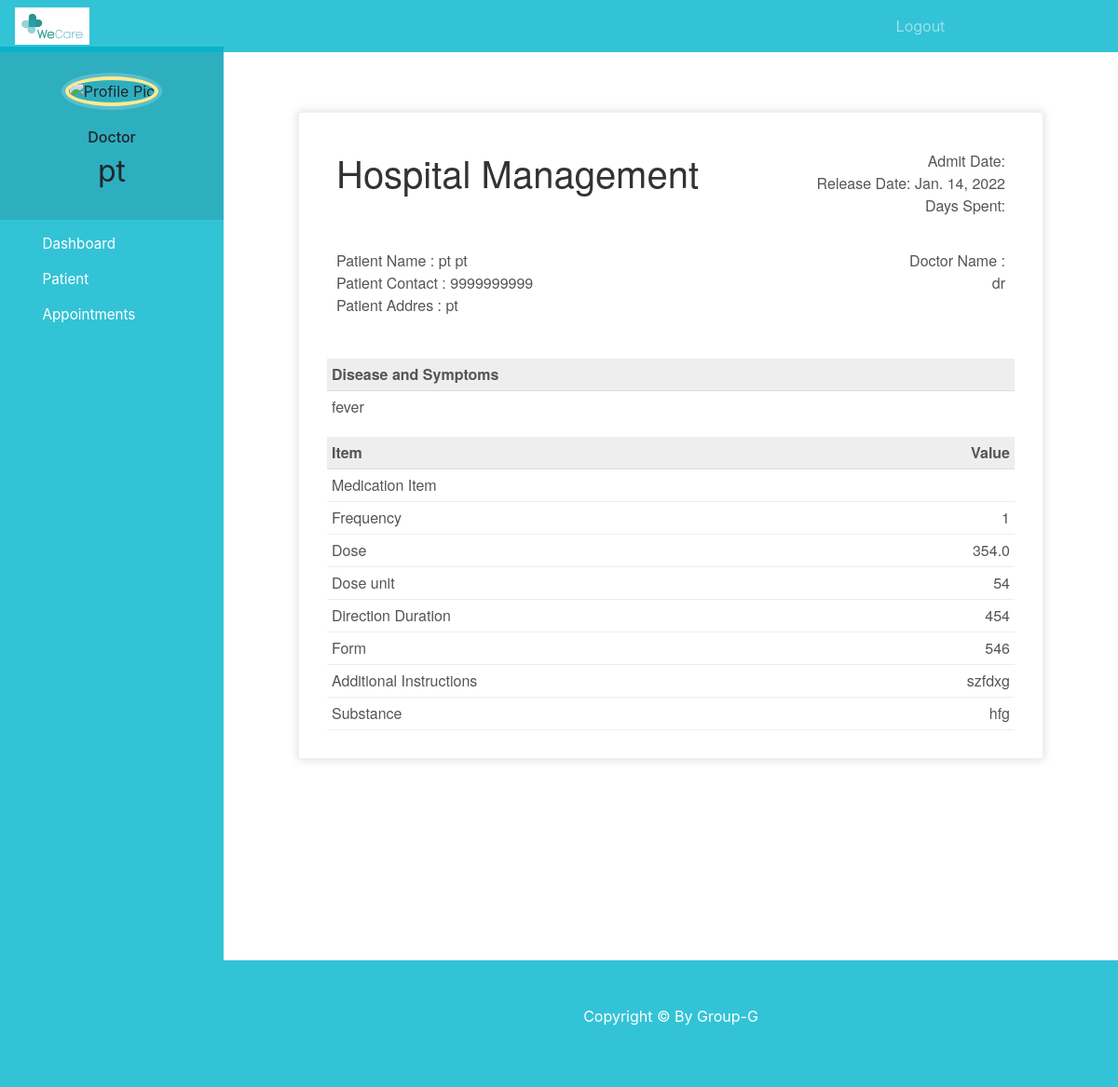
/patient-prescription (signed in), run on the app's committed database.
### hospital/models.py (models this page shows, shortened)
class Patient(models.Model):
    user = models.OneToOneField(User, on_delete=models.CASCADE)
    profile_pic = models.ImageField(
        upload_to='profile_pic/PatientProfilePic/', null=True, blank=True)
    address = models.CharField(max_length=40)
    mobile = models.CharField(max_length=20, null=False)
    symptoms = models.CharField(max_length=100, null=False)
    assignedDoctorId = models.PositiveIntegerField(null=True)
    allergy_substance = models.CharField(max_length=100)
    allergy_criticality = models.CharField(
        max_length=20, choices=criticality, default='low')
    problems_list = models.CharField(max_length=100, null=False)
    immunization = models.CharField(max_length=100, null=False)
    history_procedure = models.CharField(max_length=100, null=False)
    diagnostic_results = models.FileField(
        upload_to='patient_document/', null=True, blank=True)
    past_history_of_illness = models.CharField(max_length=100, null=False)
    @property
    def get_name(self):
        return self.user.first_name+" "+self.user.last_name

class PatientPrescriptionDetails(models.Model):
    patientId=models.PositiveIntegerField(null=True)
    medicationItem=models.CharField(max_length=100)
    frequency=models.PositiveIntegerField(null=False)
    dose=models.FloatField(null=False)
    doseUnit=models.CharField(max_length=100)
    directionDuration=models.PositiveIntegerField(null=False)
    form=models.CharField(max_length=100)
    additionalInstruc=models.CharField(max_length=400)
    substance=models.CharField(max_length=100)

### hospital/views.py (the view)
# urls.py: path('patient-prescription', views.patient_prescription_view,name='patient-prescription'),
@login_required(login_url='patientlogin')
@user_passes_test(is_patient)
def patient_prescription_view(request):
    patient=models.Patient.objects.get(user_id=request.user.id)
    pDD=models.PatientPrescriptionDetails.objects.get(patientId=patient.id)
    assignedDoctor = models.User.objects.all().filter(id=patient.assignedDoctorId)
    patientDict=None
    if pDD:
        patientDict ={
        'patientId': patient.id,
        'name': patient.get_name,
        'mobile': patient.mobile,
        'address': patient.address,
        'symptoms': patient.symptoms,
        'todayDate': date.today(),
        'assignedDoctorName': assignedDoctor[0].first_name,
        'medicationItem' : pDD.medicationItem,
        'frequency' : pDD.frequency,
        'dose' : pDD.dose,
        'doseUnit' : pDD.doseUnit,
        'directionDuration' : pDD.directionDuration,
        'form' : pDD.form,
        'additionalInstruc' : pDD.additionalInstruc,
        'substance' : pDD.substance
        }
        print(patientDict)
    else:
        patientDict={
            'patient':patient,
            'patientId':request.user.id,
        }
    return render(request,'hospital/patient_final_prescription.html',context=patientDict)

### hospital/views.py (called while the page is built)
def is_patient(user):
    return user.groups.filter(name='PATIENT').exists()

### templates/hospital/patient_final_prescription.html (shortened to what this page needs)
{% extends 'hospital/doctor_base.html' %}
{% load static %}
{% block content %}
<head>
</head>
<br><br><br>
<div class="invoice-box">
  <table cellpadding="0" cellspacing="0">
    <tr class="top">
      <td colspan="2">
        <table>
          <tr>
            <td class="title">
              <h1>Hospital Management</h1>
            </td>
            <td>
              Admit Date: {{admitDate}}<br>
              Release Date: {{todayDate}}<br>
              Days Spent: {{day}}
            </td>
          </tr>
        </table>
      </td>
    </tr>
    <tr class="information">
      <td colspan="2">
        <table>
          <tr>
            <td>
              Patient Name : {{name}}<br>
              Patient Contact : {{mobile}}<br>
              Patient Addres : {{address}}<br>
            </td>
            <td>
              Doctor Name :<br>
              {{assignedDoctorName}}<br>
            </td>
          </tr>
        </table>
      </td>
    </tr>
    <tr class="heading">
      <td>
        Disease and Symptoms
      </td>
      <td>
      </td>
    </tr>
    <tr class="details">
      <td>
        {{symptoms}}
      </td>
    </tr>
    <tr class="heading">
      <td>
        Item
      </td>
      <td>
        Value
      </td>
    </tr>
    <tr class="item">
      <td>
        Medication Item
      </td>
      <td>
      </td>
    </tr>
    <tr class="item">
      <td>
        Frequency
      </td>
      <td>
        {{frequency}}
      </td>
    </tr>
    <tr class="item">
      <td>
        Dose
      </td>
      <td>
        {{dose}}
      </td>
    </tr>
    <tr class="item">
      <td>
        Dose unit
      </td>
      <td>
        {{doseUnit}}
      </td>
    </tr>
    <tr class="item">
        <td>
            Direction Duration
        </td>
        <td>
          {{directionDuration}}
        </td>
      </tr>
      <tr class="item">
        <td>
          Form
        </td>
        <td>
          {{form}}
        </td>
      </tr>
      <tr class="item">
        <td>
          Additional Instructions
        </td>
        <td>
          {{additionalInstruc}}
        </td>
      </tr>
    <tr class="item">
      <td>
        Substance
      </td>
      <td>
        {{substance}}
      </td>
    </tr>
  </table>
</div>
<br><br>
{% endblock content %}

### templates/hospital/doctor_base.html (shortened to what this page needs)
<!DOCTYPE html>
{% load static %}
<html lang="en">
<head>
  <link rel="stylesheet" href="https://stackpath.bootstrapcdn.com/bootstrap/4.3.1/css/bootstrap.min.css">
  <link rel="stylesheet" href="https://maxcdn.bootstrapcdn.com/font-awesome/4.7.0/css/font-awesome.min.css">
</head>
<body>
  <nav class="menu" tabindex="0">
    <header class="avatar">
      <img src="{% static doctor.profile_pic.url %}" alt="Profile Pic" />
      <br><br>
      <h6>Doctor</h6>
      <h2>{{request.user.first_name}}</h2>
    </header>
    <ul>
      <li tabindex="0" class="icon-dashboard"> <a style="color:white; text-decoration:none;" href="/doctor-dashboard"><span>Dashboard</span></a> </li>
      <li tabindex="0" class="icon-users"> <a style="color:white; text-decoration:none;" href="/doctor-patient-search"><span>Patient</span></a></li>
      <li tabindex="0" class="icon-calendar"> <a style="color:white; text-decoration:none;" href="/doctor-appointment"><span>Appointments</span></a></li>
    </ul>
  </nav>
  <main>
    <div class="bs-example">
      <nav class="navbar navbar-expand-md  navbar-dark fixed-top" style="background:rgba(0, 181, 204,0.8);">
        <a class="navbar-brand" href="/" ><img src="{% static "images/logo.png" %}" width="80" height="40" style="position: absolute; top: 8px; bottom: 5px;" alt=""></a>
        <div class="collapse navbar-collapse justify-content-between" id="navbarCollapse">
          <div class="navbar-nav" style=" margin-left: 80%;">
            <a href="/logout" class="nav-item nav-link">Logout</a>
          </div>
        </div>
      </nav>
    </div>
    <br><br>
    {% block content %}
    {% endblock content %}
    <br><br><br><br><br><br><br>
    <footer>
    <br><br>
      <div class="container">
        <div class="row">
          <div class="col-md-12 col-sm-12">
            <div style="color:#ffffff;" class="wow fadeInUp footer-copyright">
              <p>
                Copyright &copy; By Group-G </p>
            </div>
          </div>
        </div>
      </div>
      <br><br>
    </footer>
  </main>
</body>
</html>

### templates/hospital/doctor_base.html (style rules this page uses)
.navbar-brand { color: #000; }
a:link { text-decoration: none; }
a { color: white; }
footer { padding: 0px 0px 0px 0px; background-color: rgba(0, 181, 204,0.8); margin: 0px; }
p { text-align: center; }
body { padding-left: 240px; position: fixed; }
main { position: relative; width: 80vw; height: 100vh; overflow: scroll; }
.menu { background: rgba(0, 181, 204,0.8); height: 100vh; width: 240px; position: fixed; top: 0px; left: 0; z-index: 5; outline: none; }
.menu .avatar { background: rgba(0, 0, 0, 0.1); padding: 2em 0.5em; text-align: center; }
.menu .avatar img { width: 100px; border-radius: 50%; overflow: hidden; border: 4px solid #ffea92; box-shadow: 0 0 0 4px rgba(255, 255, 255, 0.2); }
.menu .avatar h2 { font-weight: normal; margin-bottom: 0; }
.menu ul { list-style: none; padding: 0.5em 0; margin: 0; }
.menu ul li { padding: 0.5em 1em 0.5em 3em; font-size: 0.95em; font-weight: regular; background-repeat: no-repeat; background-position: left 15px center; background-size: auto 20px; transition: all 0.15s linear; cursor: pointer; }
.menu ul li.icon-dashboard { background-image: url("http://www.entypo.com/images//gauge.svg"); }
.menu ul li.icon-users { background-image: url("http://www.entypo.com/images//users.svg"); }
.menu ul li.icon-calendar { background-image: url("http://www.entypo.com/images//calendar.svg"); }

### templates/hospital/patient_final_prescription.html (style rules this page uses)
.invoice-box { max-width: 800px; margin: auto; padding: 30px; border: 1px solid #eee; box-shadow: 0 0 10px rgba(0, 0, 0, .15); font-size: 16px; line-height: 24px; font-family: 'Helvetica Neue', 'Helvetica', Helvetica, Arial, sans-serif; color: #555; }
.invoice-box table { width: 100%; line-height: inherit; text-align: left; }
.invoice-box table td { padding: 5px; vertical-align: top; }
.invoice-box table tr td:nth-child(2) { text-align: right; }
.invoice-box table tr.top table td { padding-bottom: 20px; }
.invoice-box table tr.top table td.title { font-size: 45px; line-height: 45px; color: #333; }
.invoice-box table tr.information table td { padding-bottom: 40px; }
.invoice-box table tr.heading td { background: #eee; border-bottom: 1px solid #ddd; font-weight: bold; }
.invoice-box table tr.details td { padding-bottom: 20px; }
.invoice-box table tr.item td { border-bottom: 1px solid #eee; }
.menu { top: 50px; }

### data on the page
Patient: mobile "9999999999", address "pt", symptoms "fever"
PatientPrescriptionDetails: dose "354.0", doseUnit "54", form "546", additionalInstruc "szfdxg", substance "hfg"

### other printed values
{{ request.user.first_name }} "pt"
{{ name }} "pt pt"
{{ assignedDoctorName }} "dr"
{{ frequency }} "1"
{{ directionDuration }} "454"
